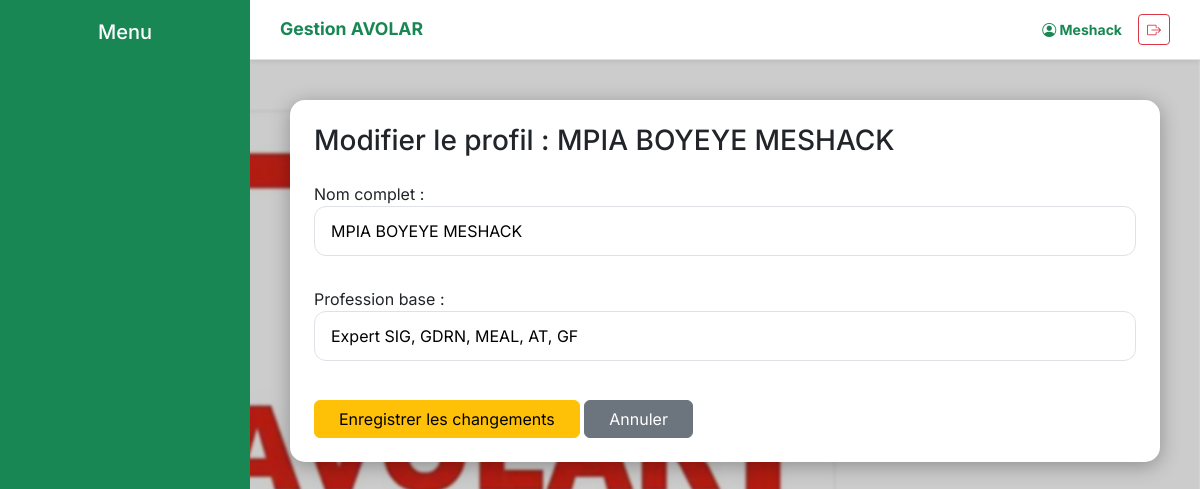
Screenshot of /rh/consultant/modifier/2/ (signed in) with the database file from the repository.
### dashboard/models.py (models this page shows, shortened)
class Consultant(models.Model):
    nom_complet = models.CharField(max_length=200)
    profession_base = models.CharField(max_length=150)
    date_naissance = models.DateField()
    etudes_faites = models.TextField()
    cv = models.FileField(upload_to='cv_consultants/')
    projet = models.ForeignKey(Projet, on_delete=models.SET_NULL, null=True, blank=True, related_name='consultants')
    fonction_occupee = models.CharField(max_length=150, blank=True, null=True)

### dashboard/views.py (the view)
# urls.py: path('rh/consultant/modifier/<int:id>/', views.modifier_consultant, name='modifier_consultant'),
@login_required
def modifier_consultant(request, id):
    consultant = get_object_or_404(Consultant, id=id)
    form = ConsultantForm(request.POST or None, instance=consultant)
    if form.is_valid():
        form.save()
        return redirect('liste_consultants')
    return render(request, 'dashboard/modifier_consultant.html', {'form': form, 'consultant': consultant})

### dashboard/forms.py
class ConsultantForm(forms.ModelForm):
    class Meta:
        model = Consultant
        fields = ['nom_complet', 'profession_base', 'date_naissance', 'etudes_faites', 'cv', 'projet', 'fonction_occupee']
        widgets = {
            'date_naissance': forms.DateInput(attrs={'type': 'date', 'class': 'form-control'}),
        }

### dashboard/templates/dashboard/modifier_consultant.html (shortened to what this page needs)
{% extends 'dashboard/base.html' %}
{% block content %}
<div class="card p-4">
    <h3 class="text-halo mb-4">Modifier le profil : {{ consultant.nom_complet }}</h3>
    <form method="POST">
        <div class="mb-3">
            {{ form.nom_complet.label_tag }}
            {{ form.nom_complet }}
        </div>
        <div class="mb-3">
            {{ form.profession_base.label_tag }}
            {{ form.profession_base }}
        </div>
        <div class="mt-4">
            <button type="submit" class="btn btn-warning px-4">Enregistrer les changements</button>
            <a href="{% url 'liste_consultants' %}" class="btn btn-secondary px-4">Annuler</a>
        </div>
    </form>
</div>
{% endblock %}

### dashboard/templates/dashboard/base.html (shortened to what this page needs)
{% load static %}
<!DOCTYPE html>
<html lang="fr">
<head>
    <link href="https://cdn.jsdelivr.net/npm/bootstrap@5.3.0/dist/css/bootstrap.min.css" rel="stylesheet">
    <link href="https://cdn.jsdelivr.net/npm/bootstrap-icons@1.10.0/font/bootstrap-icons.css" rel="stylesheet">
</head>
<body>
<header class="top-bar shadow-sm">
    <div class="d-flex align-items-center">
        <span class="fw-bold text-success text-truncate" style="font-size: 1.1rem;">Gestion AVOLAR</span>
    </div>
    <div class="d-flex align-items-center">
        <span class="fw-bold text-success me-2 me-md-3 small d-none d-sm-inline"><i class="bi bi-person-circle"></i> {{ user.username|default:"Administrateur" }}</span>
        <a href="{% url 'deconnexion' %}" class="btn btn-outline-danger btn-sm" title="Se déconnecter"><i class="bi bi-box-arrow-right"></i></a>
    </div>
</header>
<nav class="sidebar d-none d-lg-block">
    <h5 class="text-center mb-4">Menu</h5>
</nav>
<main class="main-content">
    {% block content %}{% endblock %}
</main>
</body>
</html>

### rows the page displays
Consultant: nom_complet "MPIA BOYEYE MESHACK", profession_base "Expert SIG, GDRN, MEAL, AT, GF"

### other values shown
{{ user.username|default:"Administrateur" }} "Meshack"
